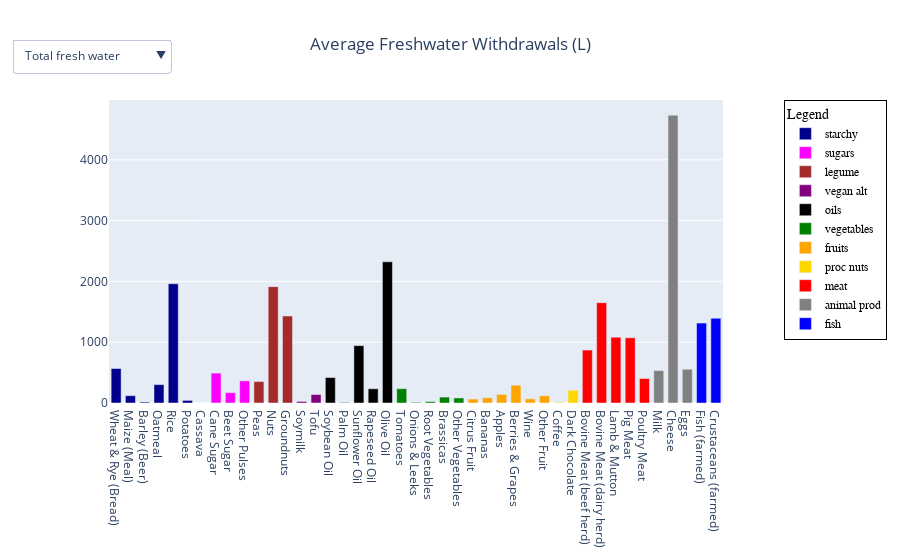

The notebook cell saved with this chart:
### Markdown cell above
Lorem ipsum dolor sit amet, consectetuer adipiscing elit. Aenean commodo ligula eget dolor. Aenean massa. Cum sociis natoque penatibus et magnis dis parturient montes, nascetur ridiculus mus. Donec quam felis, ultricies nec, pellentesque eu, pretium quis, sem. Nulla consequat massa quis enim. Donec pede justo, fringilla vel, aliquet nec, vulputate eget, arcu.

### Code cell
df_land = pd.read_excel('dataset1.xls', sheet_name=2, skiprows=2,nrows=43)
names= ['starchy', 'sugars', 'legume', 'vegan alt', 'oils', 'vegetables', 'fruits','proc nuts', 'meat', 'animal prod', 'fish']
colors = ['darkblue', 'magenta', 'brown', 'purple', 'black', 'green', 'orange','gold', 'red', 'grey', 'blue']
types = [
list(df_land['Product'][:7]),
list(df_land['Product'][7:10]),
list(df_land['Product'][10:13]),
list(df_land['Product'][13:15]),
list(df_land['Product'][15:20]),
list(df_land['Product'][20:25]),
list(df_land['Product'][25:31]),
list(df_land['Product'][31:33]),
list(df_land['Product'][33:38]),
list(df_land['Product'][38:41]),
list(df_land['Product'][41:])]
values = [
list(df_land['Total.2'][:7]),
list(df_land['Total.2'][7:10]),
list(df_land['Total.2'][10:13]),
list(df_land['Total.2'][13:15]),
list(df_land['Total.2'][15:20]),
list(df_land['Total.2'][20:25]),
list(df_land['Total.2'][25:31]),
list(df_land['Total.2'][31:33]),
list(df_land['Total.2'][33:38]),
list(df_land['Total.2'][38:41]),
list(df_land['Total.2'][41:])]
types1 = [
list(df_land['Product'][:7]),
list(df_land['Product'][7:10]),
list(df_land['Product'][10:13]),
list(df_land['Product'][13:15]),
list(df_land['Product'][15:20]),
list(df_land['Product'][20:25]),
list(df_land['Product'][25:31]),
list(df_land['Product'][31:33]),
list(df_land['Product'][33:38]),
list(df_land['Product'][38:41]),
list(df_land['Product'][41:])]
values1 = [
list(df_land['Total.3'][:7]),
list(df_land['Total.3'][7:10]),
list(df_land['Total.3'][10:13]),
list(df_land['Total.3'][13:15]),
list(df_land['Total.3'][15:20]),
list(df_land['Total.3'][20:25]),
list(df_land['Total.3'][25:31]),
list(df_land['Total.3'][31:33]),
list(df_land['Total.3'][33:38]),
list(df_land['Total.3'][38:41]),
list(df_land['Total.3'][41:])]


trace1 = go.Bar(
    x=types[0],
    y=values[0],
    name=names[0],
    marker=dict(color=colors[0]),
    width=0.7
)
trace2 = go.Bar(
    x=types[1],
    y=values[1],
    name=names[1],
    marker=dict(color=colors[1]),
    width=0.7
)
trace3 = go.Bar(
    x=types[2],
    y=values[2],
    name=names[2],
    marker=dict(color=colors[2]),
    width=0.7
)
trace4 = go.Bar(
    x=types[3],
    y=values[3],
    name=names[3],
    marker=dict(color=colors[3]),
    width=0.7
)
trace5 = go.Bar(
    x=types[4],
    y=values[4],
    name=names[4],
    marker=dict(color=colors[4]),
    width=0.7
)
trace6 = go.Bar(
    x=types[5],
    y=values[5],
    name=names[5],
    marker=dict(color=colors[5]),
    width=0.7
)
trace7 = go.Bar(
    x=types[6],
    y=values[6],
    name=names[6],
    marker=dict(color=colors[6]),
    width=0.7
)
trace8 = go.Bar(
    x=types[7],
    y=values[7],
    name=names[7],
    marker=dict(color=colors[7]),
    width=0.7
)
trace9 = go.Bar(
    x=types[8],
    y=values[8],
    name=names[8],
    marker=dict(color=colors[8]),
    width=0.7
)
trace10 = go.Bar(
    x=types[9],
    y=values[9],
    name=names[9],
    marker=dict(color=colors[9]),
    width=0.7
)
trace11 = go.Bar(
    x=types[10],
    y=values[10],
    name=names[10],
    marker=dict(color=colors[10]),
    width=0.7
)
trace12 = go.Bar(
    x=types1[0],
    y=values1[0],
    name=names[0],
    marker=dict(color=colors[0]),
    width=0.7,
    visible=False  
)

trace13 = go.Bar(
    x=types1[1],
    y=values1[1],
    name=names[1],
    marker=dict(color=colors[1]),
    width=0.7,
    visible=False  
)

trace14 = go.Bar(
    x=types1[2],
    y=values1[2],
    name=names[2],
    marker=dict(color=colors[2]),
    width=0.7,
    visible=False  
)

trace15 = go.Bar(
    x=types1[3],
    y=values1[3],
    name=names[3],
    marker=dict(color=colors[3]),
    width=0.7,
    visible=False  
)

trace16 = go.Bar(
    x=types1[4],
    y=values1[4],
    name=names[4],
    marker=dict(color=colors[4]),
    width=0.7,
    visible=False  
)

trace17 = go.Bar(
    x=types1[5],
    y=values1[5],
    name=names[5],
    marker=dict(color=colors[5]),
    width=0.7,
    visible=False  
)

trace18 = go.Bar(
    x=types1[6],
    y=values1[6],
    name=names[6],
    marker=dict(color=colors[6]),
    width=0.7,
    visible=False  
)

trace19 = go.Bar(
    x=types1[7],
    y=values1[7],
    name=names[7],
    marker=dict(color=colors[7]),
    width=0.7,
    visible=False  
)

trace20 = go.Bar(
    x=types1[8],
    y=values1[8],
    name=names[8],
    marker=dict(color=colors[8]),
    width=0.7,
    visible=False  
)

trace21 = go.Bar(
    x=types1[9],
    y=values1[9],
    name=names[9],
    marker=dict(color=colors[9]),
    width=0.7,
    visible=False  
)

trace22 = go.Bar(
    x=types1[10],
    y=values1[10],
    name=names[10],
    marker=dict(color=colors[10]),
    width=0.7,
    visible=False  
)



update_menus = [
    dict(
        buttons=[
            dict(
                label="Total fresh water",
                method="update",
                args=[
                    {"visible": [True] * 11 + [False] * 11},
                    {'title.text': 'Total Freshwater Usage (L)'}
                ]
            ),
            dict(
                label="Liters per Fixture unit",
                method="update",
                args=[
                    {"visible": [False] * 11 + [True] * 11},
                    {'title.text': 'Total stresswater usage(L/eq'}
                ]
            )
        ],
        active=0,
        y=1.2,
        x=0.1
    )
]

layout1 = go.Layout(
    title='Average Freshwater Withdrawals (L)',
    title_x=0.5,
    barmode='group',
    legend=dict(
        title='Legend',
        x=1.1,
        y=1.0,
        bgcolor='rgba(255, 255, 255, 0.7)',
        bordercolor='black',
        borderwidth=1,
        font=dict(
            family='Arial',
            size=12,
            color='black'
        )
    ),
    updatemenus=update_menus, 
)

data = [trace1, trace2, trace3, trace4, trace5, trace6, trace7, trace8, trace9, trace10, trace11,
          trace12, trace13, trace14, trace15, trace16, trace17, trace18, trace19, trace20, trace21, trace22]
fig = go.Figure(data=data, layout=layout1)
fig.show()

### Figure 1 — Plotly figure (JSON) as saved in the notebook; plotly's stock layout.template omitted (floating-point values rounded to 4 significant figures)
{"data": [{"marker": {"color": "darkblue"}, "name": "starchy", "type": "bar", "width": 0.7, "x": ["Wheat & Rye (Bread)", "Maize (Meal)", "Barley (Beer)", "Oatmeal", "Rice", "Potatoes", "Cassava"], "y": [567, 120, 15, 302, 1962, 43, 0]}, {"marker": {"color": "magenta"}, "name": "sugars", "type": "bar", "width": 0.7, "x": ["Cane Sugar", "Beet Sugar", "Other Pulses"], "y": [492, 170, 364]}, {"marker": {"color": "brown"}, "name": "legume", "type": "bar", "width": 0.7, "x": ["Peas", "Nuts", "Groundnuts"], "y": [353, 1914, 1431]}, {"marker": {"color": "purple"}, "name": "vegan alt", "type": "bar", "width": 0.7, "x": ["Soymilk", "Tofu"], "y": [26, 139]}, {"marker": {"color": "black"}, "name": "oils", "type": "bar", "width": 0.7, "x": ["Soybean Oil", "Palm Oil", "Sunflower Oil", "Rapeseed Oil", "Olive Oil"], "y": [418, 7, 943, 234, 2322]}, {"marker": {"color": "green"}, "name": "vegetables", "type": "bar", "width": 0.7, "x": ["Tomatoes", "Onions & Leeks", "Root Vegetables", "Brassicas", "Other Vegetables"], "y": [235, 11, 23, 97, 83]}, {"marker": {"color": "orange"}, "name": "fruits", "type": "bar", "width": 0.7, "x": ["Citrus Fruit", "Bananas", "Apples", "Berries & Grapes", "Wine", "Other Fruit"], "y": [65, 86, 140, 292, 68, 119]}, {"marker": {"color": "gold"}, "name": "proc nuts", "type": "bar", "width": 0.7, "x": ["Coffee", "Dark Chocolate"], "y": [14, 209]}, {"marker": {"color": "red"}, "name": "meat", "type": "bar", "width": 0.7, "x": ["Bovine Meat (beef herd)", "Bovine Meat (dairy herd)", "Lamb & Mutton", "Pig Meat", "Poultry Meat"], "y": [871, 1650, 1082, 1073, 402]}, {"marker": {"color": "grey"}, "name": "animal prod", "type": "bar", "width": 0.7, "x": ["Milk", "Cheese", "Eggs"], "y": [533, 4735, 556]}, {"marker": {"color": "blue"}, "name": "fish", "type": "bar", "width": 0.7, "x": ["Fish (farmed)", "Crustaceans (farmed)"], "y": [1315, 1394]}, {"marker": {"color": "darkblue"}, "name": "starchy", "type": "bar", "visible": false, "width": 0.7, "x": ["Wheat & Rye (Bread)", "Maize (Meal)", "Barley (Beer)", "Oatmeal", "Rice", "Potatoes", "Cassava"], "y": [28918, 6007, 604, 11774, 43275, 2027, 0]}, {"marker": {"color": "magenta"}, "name": "sugars", "type": "bar", "visible": false, "width": 0.7, "x": ["Cane Sugar", "Beet Sugar", "Other Pulses"], "y": [13096, 7413, 18670]}, {"marker": {"color": "brown"}, "name": "legume", "type": "bar", "visible": false, "width": 0.7, "x": ["Peas", "Nuts", "Groundnuts"], "y": [24856, 106382, 48147]}, {"marker": {"color": "purple"}, "name": "vegan alt", "type": "bar", "visible": false, "width": 0.7, "x": ["Soymilk", "Tofu"], "y": [894, 4785]}, {"marker": {"color": "black"}, "name": "oils", "type": "bar", "visible": false, "width": 0.7, "x": ["Soybean Oil", "Palm Oil", "Sunflower Oil", "Rapeseed Oil", "Olive Oil"], "y": [15039, 37, 34064, 10412, 192719]}, {"marker": {"color": "green"}, "name": "vegetables", "type": "bar", "visible": false, "width": 0.7, "x": ["Tomatoes", "Onions & Leeks", "Root Vegetables", "Brassicas", "Other Vegetables"], "y": [4013, 746, 776, 6878, 3958]}, {"marker": {"color": "orange"}, "name": "fruits", "type": "bar", "visible": false, "width": 0.7, "x": ["Citrus Fruit", "Bananas", "Apples", "Berries & Grapes", "Wine", "Other Fruit"], "y": [3678, 491, 10007, 15180, 1003, 7771]}, {"marker": {"color": "gold"}, "name": "proc nuts", "type": "bar", "visible": false, "width": 0.7, "x": ["Coffee", "Dark Chocolate"], "y": [182, 1097]}, {"marker": {"color": "red"}, "name": "meat", "type": "bar", "visible": false, "width": 0.7, "x": ["Bovine Meat (beef herd)", "Bovine Meat (dairy herd)", "Lamb & Mutton", "Pig Meat", "Poultry Meat"], "y": [21163, 75339, 85193, 40028, 8828]}, {"marker": {"color": "grey"}, "name": "animal prod", "type": "bar", "visible": false, "width": 0.7, "x": ["Milk", "Cheese", "Eggs"], "y": [16951, 155464, 17315]}, {"marker": {"color": "blue"}, "name": "fish", "type": "bar", "visible": false, "width": 0.7, "x": ["Fish (farmed)", "Crustaceans (farmed)"], "y": [13691, 50685]}], "layout": {"barmode": "group", "legend": {"bgcolor": "rgba(255, 255, 255, 0.7)", "bordercolor": "black", "borderwidth": 1, "font": {"color": "black", "family": "Arial", "size": 12}, "title": {"text": "Legend"}, "x": 1.1, "y": 1}, "title": {"text": "Average Freshwater Withdrawals (L)", "x": 0.5}, "updatemenus": [{"active": 0, "buttons": [{"args": [{"visible": [true, true, true, true, true, true, true, true, true, true, true, false, false, false, false, false, false, false, false, false, false, false]}, {"title.text": "Total Freshwater Usage (L)"}], "label": "Total fresh water", "method": "update"}, {"args": [{"visible": [false, false, false, false, false, false, false, false, false, false, false, true, true, true, true, true, true, true, true, true, true, true]}, {"title.text": "Total stresswater usage(L/eq"}], "label": "Liters per Fixture unit", "method": "update"}], "x": 0.1, "y": 1.2}]}}
